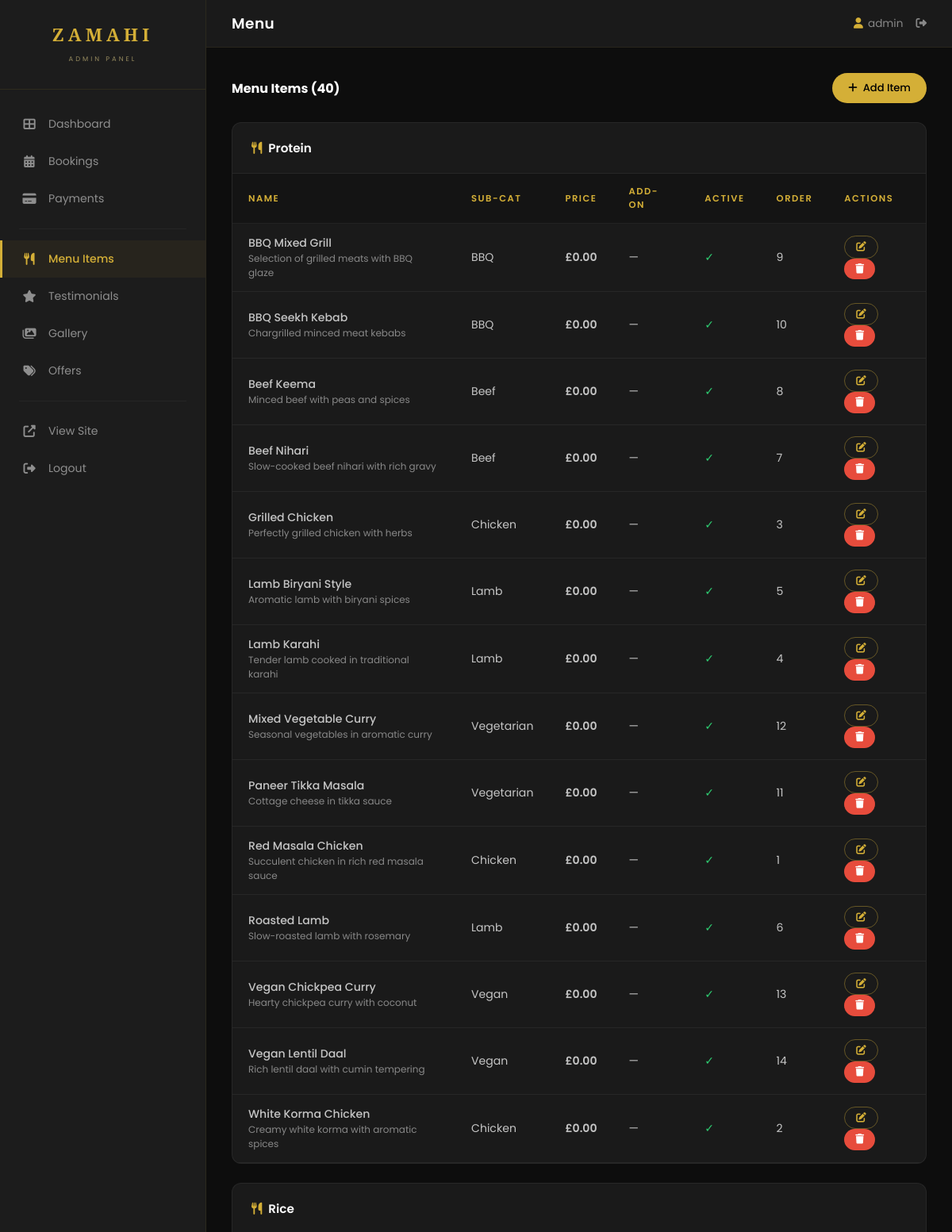
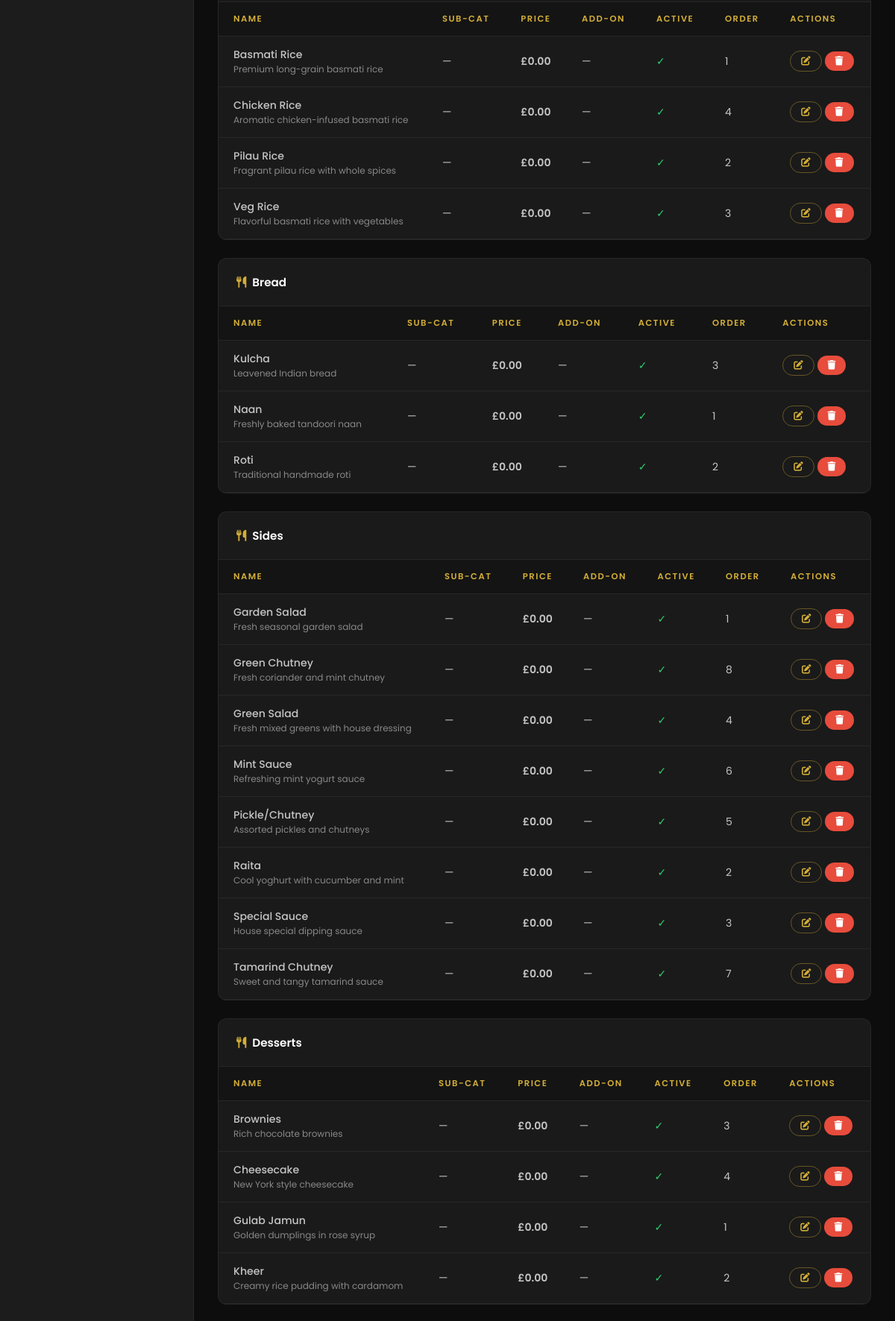
Screenshot of /admin/menu.php (signed in, upper part) with the database file from the repository (2 pictures, top to bottom).
### tables this page shows
CREATE TABLE IF NOT EXISTS menu_items (
    id INT AUTO_INCREMENT PRIMARY KEY,
    category ENUM('protein','rice','bread','sides','desserts','starters','drinks') NOT NULL,
    sub_category VARCHAR(100) DEFAULT NULL,
    name VARCHAR(150) NOT NULL,
    description TEXT DEFAULT NULL,
    price DECIMAL(8,2) NOT NULL DEFAULT 0.00,
    is_addon TINYINT(1) NOT NULL DEFAULT 0,
    is_active TINYINT(1) NOT NULL DEFAULT 1,
    sort_order INT DEFAULT 0,
    created_at DATETIME DEFAULT CURRENT_TIMESTAMP
);

### includes/functions.php (called while the page is built, shortened)
<?php
function formatCurrency(float $amount): string {
    return '£' . number_format($amount, 2);
}

### admin/menu.php (the view, shortened to what this page needs)
<?php
require_once dirname(__DIR__) . '/includes/db.php';
$menuItems = $pdo->query("SELECT * FROM menu_items ORDER BY category, name")->fetchAll();
$categories = ['protein','rice','bread','sides','desserts','starters','drinks'];
require_once __DIR__ . '/includes/admin_header.php';
?>
<div style="display:flex;justify-content:space-between;align-items:center;margin-bottom:24px;">
    <h3 style="font-size:1rem;">Menu Items (<?= count($menuItems) ?>)</h3>
    <button class="btn-admin btn-gold" onclick="document.getElementById('addModal').classList.add('active')"><i class="fas fa-plus"></i> Add Item</button>
</div>
<?php foreach ($categories as $cat): ?>
<?php $items = array_filter($menuItems, fn($i) => $i['category'] === $cat); if (empty($items)) continue; ?>
<div class="admin-table-wrap">
    <div class="admin-table-header">
        <h3><i class="fas fa-utensils" style="color:#D4AF37;margin-right:8px;"></i><?= ucfirst($cat) ?></h3>
    </div>
    <table class="admin-table">
        <thead><tr><th>Name</th><th>Sub-cat</th><th>Price</th><th>Add-on</th><th>Active</th><th>Order</th><th>Actions</th></tr></thead>
        <tbody>
            <?php foreach ($items as $item): ?>
            <tr>
                <td>
                    <div style="font-weight:500;"><?= htmlspecialchars($item['name']) ?></div>
                    <div style="font-size:0.75rem;color:#888;"><?= htmlspecialchars($item['description'] ?? '') ?></div>
                </td>
                <td><?= htmlspecialchars($item['sub_category'] ?? '—') ?></td>
                <td style="font-weight:600;"><?= formatCurrency((float)$item['price']) ?></td>
                <td><?= $item['is_addon'] ? '<span style="color:#D4AF37;">Yes</span>' : '—' ?></td>
                <td><?= $item['is_active'] ? '<span style="color:#2ecc71;">✓</span>' : '<span style="color:#e74c3c;">✗</span>' ?></td>
                <td><?= $item['sort_order'] ?></td>
                <td>
                    <button class="btn-admin btn-outline-gold btn-sm" onclick='editItem(<?= json_encode($item) ?>)'><i class="fas fa-edit"></i></button>
                    <button type="button" class="btn-admin btn-danger btn-sm" onclick="confirmDelete(<?= $item['id'] ?>, 'delete', 'Delete this menu item?')"><i class="fas fa-trash"></i></button>
                </td>
            </tr>
            <?php endforeach; ?>
        </tbody>
    </table>
</div>
<?php endforeach; ?>
<?php require_once __DIR__ . '/includes/admin_footer.php'; ?>

### admin/includes/admin_header.php (style rules this page uses)
:root { --gold: #D4AF37; --gold-light: #E8D48B; --gold-dark: #B8960F; --black: #000; --white: #FFF; --charcoal: #1C1C1C; --dark-grey: #232323; --mid-grey: #888; --light-grey: #F5F5F5; --success: #2ecc71; --danger: #e74c3c; --info: #3498db; --warning: #f39c12; --bg-body: #0d0d0d; --bg-card: #1a1a1a; --border-subtle: rgba(255,255,255,0.06); --radius: 8px; --radius-md: 12px; --radius-lg: 16px; --radius-pill: 100px; --transition: 0.35s cubic-bezier(0.4, 0, 0.2, 1); }
* { box-sizing: border-box; margin: 0; padding: 0; }
body { font-family: 'Poppins', sans-serif; background: var(--bg-body); color: var(--white); min-height: 100vh; display: flex; }
.admin-table-wrap { background: var(--bg-card); border: 1px solid var(--border-subtle); border-radius: var(--radius-md); overflow: hidden; margin-bottom: 24px; }
.admin-table-header { display: flex; justify-content: space-between; align-items: center; padding: 20px 24px; border-bottom: 1px solid var(--border-subtle); }
.admin-table-header h3 { font-size: 0.95rem; font-weight: 600; }
table.admin-table { width: 100%; border-collapse: collapse; }
table.admin-table th { text-align: left; padding: 14px 20px; font-size: 0.72rem; font-weight: 600; text-transform: uppercase; letter-spacing: 1.5px; color: var(--gold); background: rgba(0,0,0,0.25); border-bottom: 1px solid var(--border-subtle); }
table.admin-table td { padding: 14px 20px; font-size: 0.88rem; color: rgba(255,255,255,0.75); border-bottom: 1px solid var(--border-subtle); transition: background var(--transition); }
.btn-admin { padding: 9px 20px; border-radius: var(--radius-pill); font-size: 0.82rem; font-weight: 500; border: none; cursor: pointer; transition: all var(--transition); display: inline-flex; align-items: center; gap: 7px; text-decoration: none; font-family: 'Poppins', sans-serif; }
.btn-gold { background: var(--gold); color: var(--black); }
.btn-danger { background: var(--danger); color: var(--white); }
.btn-outline-gold { background: transparent; border: 1px solid rgba(212,175,55,0.4); color: var(--gold); }
.btn-sm { padding: 7px 14px; font-size: 0.78rem; }

### rows the page displays
menu_items: name "BBQ Mixed Grill", description "Selection of grilled meats with BBQ glaze", sub_category "BBQ", price "£0.00", sort_order "9"
menu_items: name "BBQ Seekh Kebab", description "Chargrilled minced meat kebabs", sub_category "BBQ", price "£0.00", sort_order "10"
menu_items: name "Beef Keema", description "Minced beef with peas and spices", sub_category "Beef", price "£0.00", sort_order "8"
menu_items: name "Beef Nihari", description "Slow-cooked beef nihari with rich gravy", sub_category "Beef", price "£0.00", sort_order "7"
menu_items: name "Grilled Chicken", description "Perfectly grilled chicken with herbs", sub_category "Chicken", price "£0.00", sort_order "3"
menu_items: name "Lamb Biryani Style", description "Aromatic lamb with biryani spices", sub_category "Lamb", price "£0.00", sort_order "5"
menu_items: name "Lamb Karahi", description "Tender lamb cooked in traditional karahi", sub_category "Lamb", price "£0.00", sort_order "4"
menu_items: name "Mixed Vegetable Curry", description "Seasonal vegetables in aromatic curry", sub_category "Vegetarian", price "£0.00", sort_order "12"
menu_items: name "Paneer Tikka Masala", description "Cottage cheese in tikka sauce", sub_category "Vegetarian", price "£0.00", sort_order "11"
menu_items: name "Red Masala Chicken", description "Succulent chicken in rich red masala sauce", sub_category "Chicken", price "£0.00", sort_order "1"
menu_items: name "Roasted Lamb", description "Slow-roasted lamb with rosemary", sub_category "Lamb", price "£0.00", sort_order "6"
menu_items: name "Vegan Chickpea Curry", description "Hearty chickpea curry with coconut", sub_category "Vegan", price "£0.00", sort_order "13"
menu_items: name "Vegan Lentil Daal", description "Rich lentil daal with cumin tempering", sub_category "Vegan", price "£0.00", sort_order "14"
menu_items: name "White Korma Chicken", description "Creamy white korma with aromatic spices", sub_category "Chicken", price "£0.00", sort_order "2"
menu_items: name "Basmati Rice", description "Premium long-grain basmati rice", sub_category "—", price "£0.00", sort_order "1"
menu_items: name "Chicken Rice", description "Aromatic chicken-infused basmati rice", sub_category "—", price "£0.00", sort_order "4"
menu_items: name "Pilau Rice", description "Fragrant pilau rice with whole spices", sub_category "—", price "£0.00", sort_order "2"
menu_items: name "Veg Rice", description "Flavorful basmati rice with vegetables", sub_category "—", price "£0.00", sort_order "3"
menu_items: name "Kulcha", description "Leavened Indian bread", sub_category "—", price "£0.00", sort_order "3"
menu_items: name "Naan", description "Freshly baked tandoori naan", sub_category "—", price "£0.00", sort_order "1"
menu_items: name "Roti", description "Traditional handmade roti", sub_category "—", price "£0.00", sort_order "2"
menu_items: name "Garden Salad", description "Fresh seasonal garden salad", sub_category "—", price "£0.00", sort_order "1"
menu_items: name "Green Chutney", description "Fresh coriander and mint chutney", sub_category "—", price "£0.00", sort_order "8"
menu_items: name "Green Salad", description "Fresh mixed greens with house dressing", sub_category "—", price "£0.00", sort_order "4"
menu_items: name "Mint Sauce", description "Refreshing mint yogurt sauce", sub_category "—", price "£0.00", sort_order "6"
menu_items: name "Pickle/Chutney", description "Assorted pickles and chutneys", sub_category "—", price "£0.00", sort_order "5"
menu_items: name "Raita", description "Cool yoghurt with cucumber and mint", sub_category "—", price "£0.00", sort_order "2"
menu_items: name "Special Sauce", description "House special dipping sauce", sub_category "—", price "£0.00", sort_order "3"
menu_items: name "Tamarind Chutney", description "Sweet and tangy tamarind sauce", sub_category "—", price "£0.00", sort_order "7"
menu_items: name "Brownies", description "Rich chocolate brownies", sub_category "—", price "£0.00", sort_order "3"
menu_items: name "Cheesecake", description "New York style cheesecake", sub_category "—", price "£0.00", sort_order "4"
menu_items: name "Gulab Jamun", description "Golden dumplings in rose syrup", sub_category "—", price "£0.00", sort_order "1"
menu_items: name "Kheer", description "Creamy rice pudding with cardamom", sub_category "—", price "£0.00", sort_order "2"

### other values shown
$currentPage "Menu"
$_SESSION['admin_username'] "admin"
count($menuItems) "40"
$cat "Protein"
$cat "Rice"
$cat "Bread"
$cat "Sides"
$cat "Desserts"
